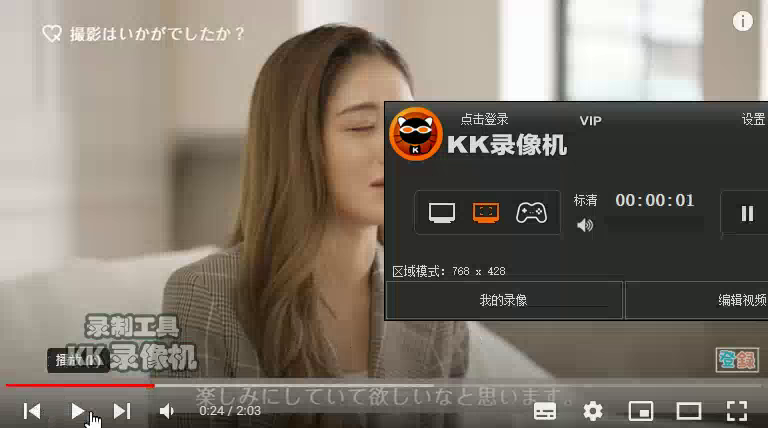
#> input picture frame 39 of openCV_practice/4. 顔認識/ikeda.mp4, 768 x 428 px
$ python test10.py
#> lines starting #> are read from the running program, lines starting #| are printed output that depends on the picture; after the words box and inside, x2 and y2 are one past the last pixel; in counts of white or black regions, pixels touching at a corner belong together
import cv2
import numpy as np
import os

recognizer = cv2.face.LBPHFaceRecognizer_create()
recognizer.read("trainer/trainer.yml")
face_detector = cv2.CascadeClassifier("C:/Users/n1512/anaconda3/Lib/site-packages/opencv-4.8.0/data/haarcascades/haarcascade_frontalface_alt.xml")

cap = cv2.VideoCapture("ikeda.mp4")

while True:
    ret, frame = cap.read()
#> frame is the input picture: shape (428, 768, 3); mean B, G, R 106.3, 117, 125.3


    gray = cv2.cvtColor(frame, cv2.COLOR_BGR2GRAY)
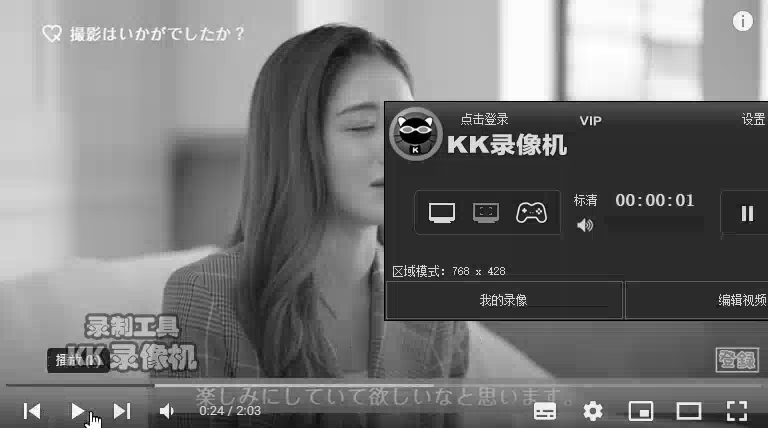
#> gray: shape (428, 768); min 0, max 255, mean 118.3
    faces = face_detector.detectMultiScale(gray)
#> faces = ()
    for x,y,w,h in faces:
        cv2.rectangle(frame, (x,y), (x+w,y+h), (0,0,255), 3)
        id, confidence = recognizer.predict(gray[y:y+h, x:x+w])
        cv2.putText(frame, str(id), (x, y-20), cv2.FONT_HERSHEY_COMPLEX, 1, (255,0,0), 2)
        print("idは:", id, "評価は:", confidence)
#> this loop made 0 passes


    if not ret or frame is None:
        print("Error: Failed to retrieve frame.")
        break

    cv2.imshow("result", frame)

    if cv2.waitKey(10) == ord("q"):
#> (key q is pressed here)
        break

cap.release()

cv2.destroyAllWindows()

$ run again, starting later in the video
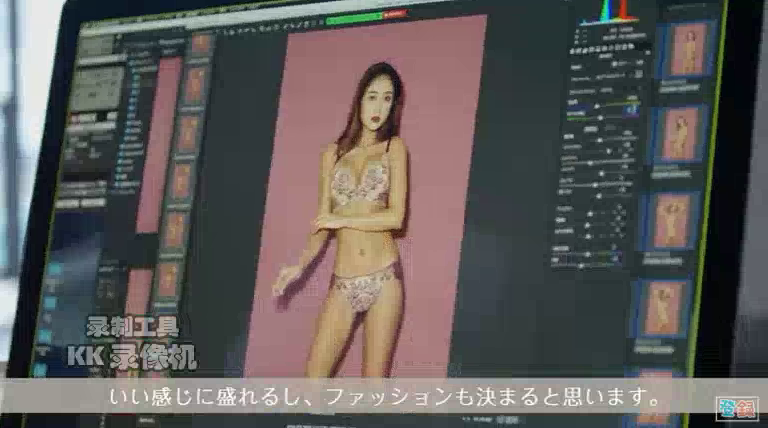
#> input picture frame 178 of openCV_practice/4. 顔認識/ikeda.mp4, 768 x 428 px
#> frame is the input picture: shape (428, 768, 3); mean B, G, R 89.6, 91.3, 94.8
#> `gray = cv2.cvtColor(frame, cv2.COLOR_BGR2GRAY)`:
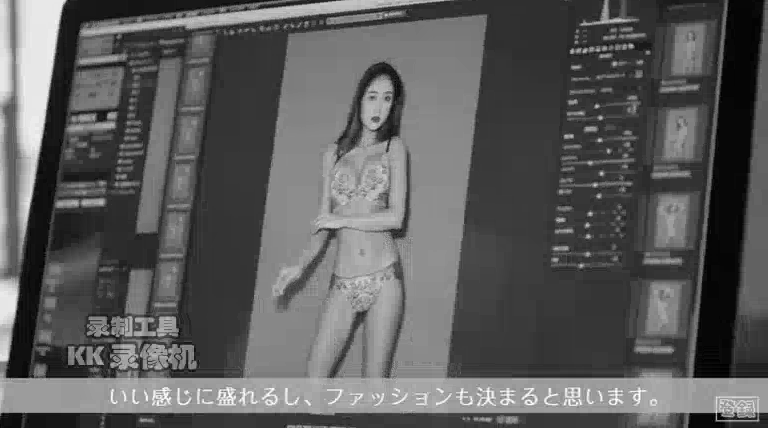
#> gray: shape (428, 768); min 0, max 255, mean 92.1
#> faces = [[357, 81, 45, 45]]
#> the loop `for x,y,w,h in faces:` made 1 pass
#> (x, y, w, h, id, confidence) on pass 1: (357, 81, 45, 45, 1, 155.6)
#> (printed output is left out)
#> after the loop `for x,y,w,h in faces:`:
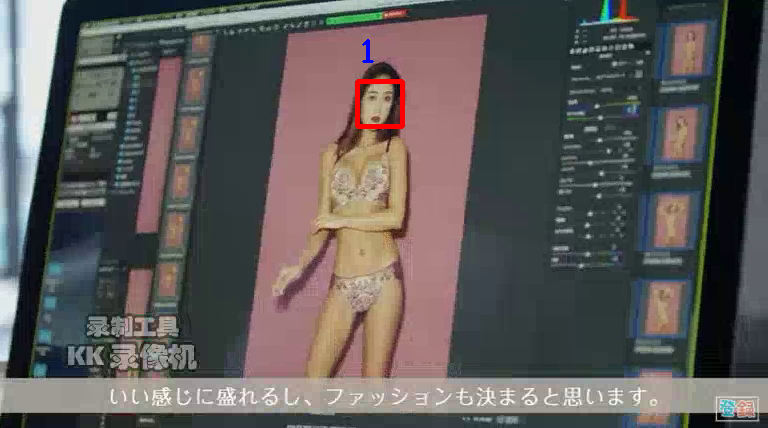
#> frame: shape (428, 768, 3); 0.31% of pixels changed, all inside (x1, y1, x2, y2) = (355, 39, 405, 129)

$ run again, starting later in the video
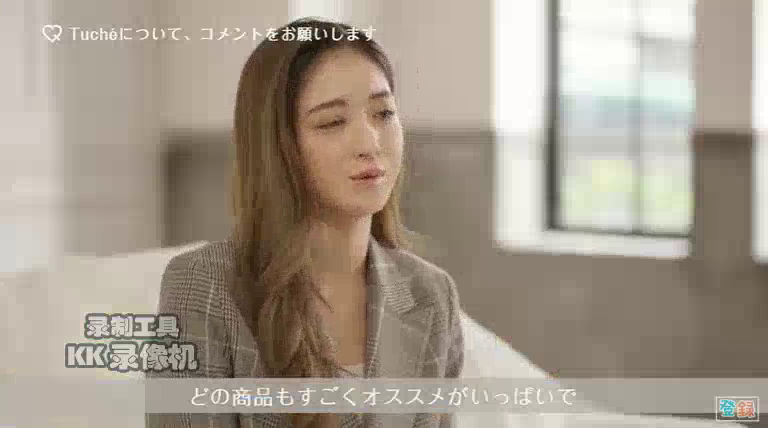
#> input picture frame 317 of openCV_practice/4. 顔認識/ikeda.mp4, 768 x 428 px
#> frame is the input picture: shape (428, 768, 3); mean B, G, R 140.5, 154.4, 165.7
#> `gray = cv2.cvtColor(frame, cv2.COLOR_BGR2GRAY)`:
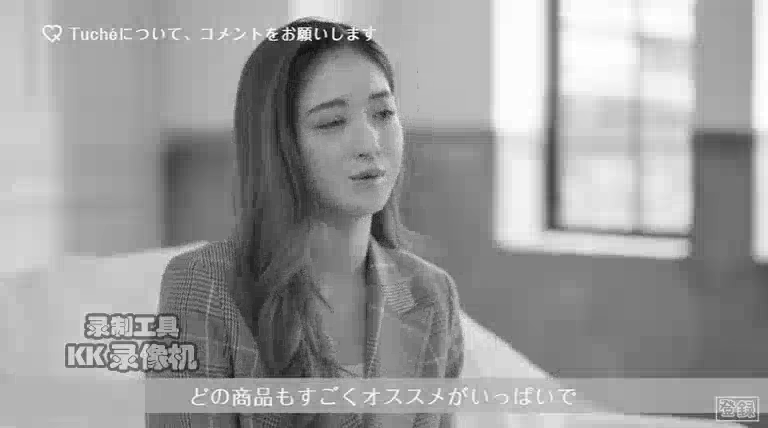
#> gray: shape (428, 768); min 2, max 255, mean 156.2
#> faces = [[284, 61, 149, 149]]
#> the loop `for x,y,w,h in faces:` made 1 pass
#> (x, y, w, h, id, confidence) on pass 1: (284, 61, 149, 149, 2, 93.88)
#> (printed output is left out)
#> after the loop `for x,y,w,h in faces:`:
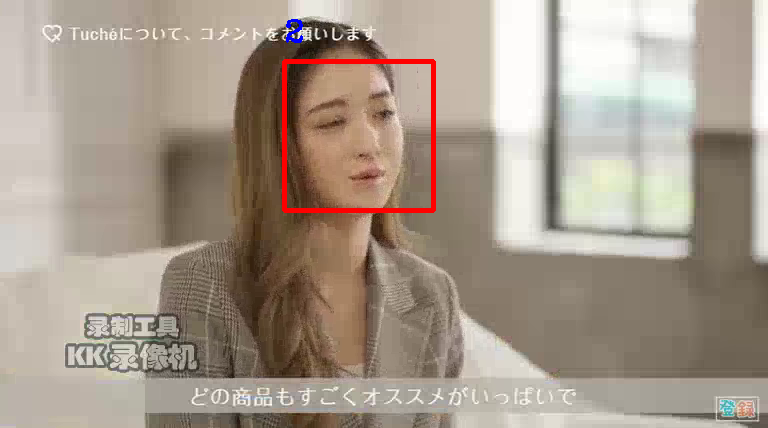
#> frame: shape (428, 768, 3); 0.97% of pixels changed, all inside (x1, y1, x2, y2) = (282, 19, 436, 213)
